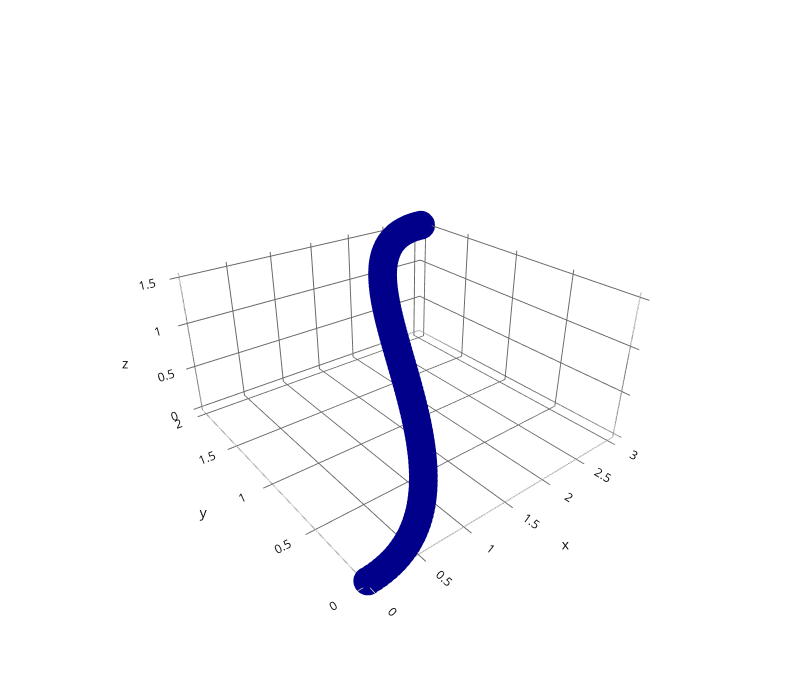

Here is the notebook cell this chart was saved with:
### Code cell
fig_ext2 = go.Figure(data=go.Scatter3d(
    x=df["x"], y=df["y"], z=df["z"],
    marker=dict(
        size=10,
    ),
    line=dict(
        color='darkblue',
        width=3
    )
))

fig_ext2.update_layout(
    width=800,
    height=700,
    autosize=False,
    scene=dict(
        camera=dict(
            up=dict(
                x=0,
                y=0,
                z=1
            ),
            eye=dict(
                x=-0.75,
                y=-1.5,
                z=1,
            )
        ),
        aspectratio = dict( x=1, y=1, z=0.5 ),
        aspectmode = 'manual'
    ),
)
# See https://plotly.com/python/reference/layout/scene/
axis_params = dict(
    # backgroundcolor="rgba(104, 104, 104, 0.1)",
    showbackground=False,
    color="rgba(14, 14, 14, 1)",
    gridcolor="rgba(104, 104, 104, 1)",
    # zeroline=True,
)
fig_ext2.update_scenes(
    xaxis=axis_params,
    yaxis=axis_params,
    zaxis=axis_params,
)

fig_ext2.show()
